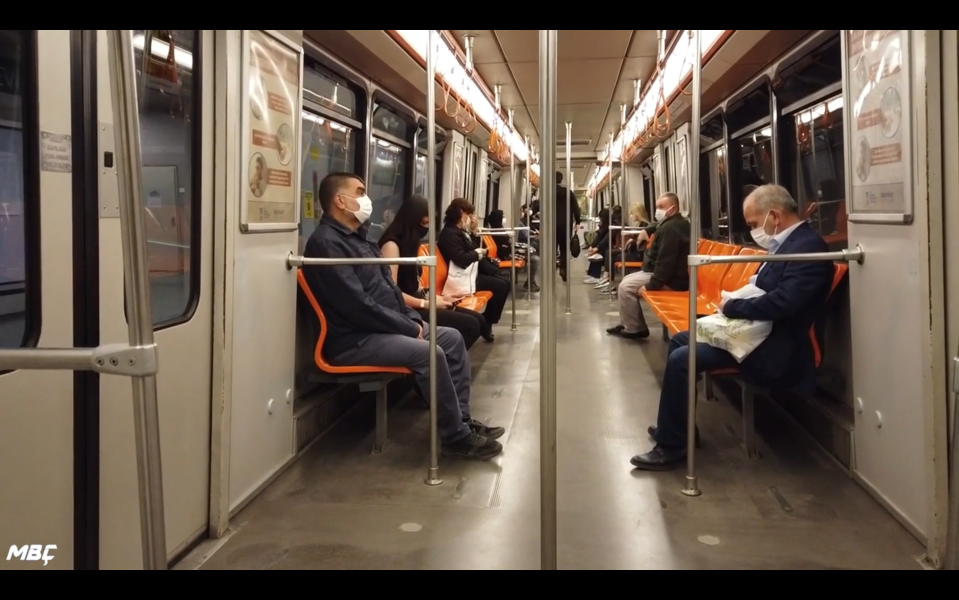
#> input picture data/reference/reference_image.png, 1917 x 1199 px, found by its file name (shown at 1/2 size)
$ python reference_setup.py
#> lines starting #> are read from the running program, lines starting #| are printed output that depends on the picture
import cv2

image_path = "data/reference/reference_image.png"
image = cv2.imread(image_path)
#> image is the input picture: shape (1199, 1917, 3); mean B, G, R 77.4, 90.6, 105.3
image = cv2.resize(image, (1200, 750))
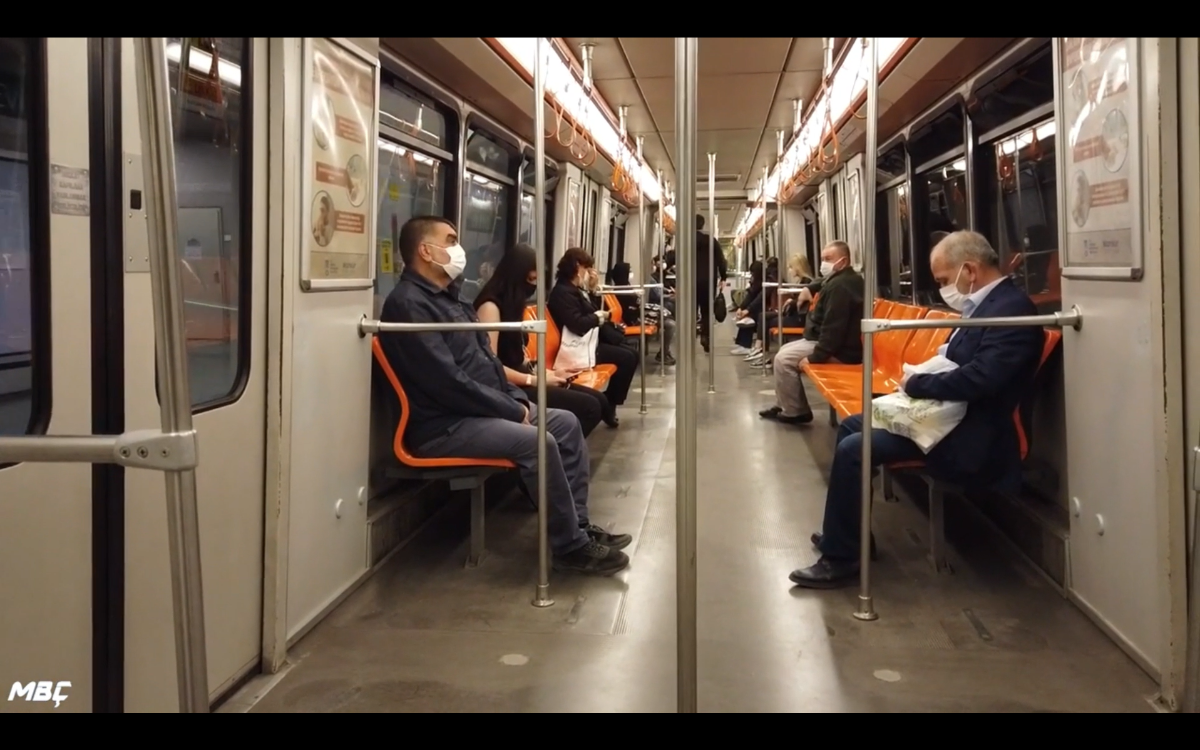
#> image: shape (750, 1200, 3); mean B, G, R 77.3, 90.5, 105.2

def get_coordinates(event, x, y, flags, param):
    if event == cv2.EVENT_LBUTTONDOWN:
        print(f"Selected point: X= {x}, Y={y}")
        cv2.circle(image, (x, y), 5, (0, 255, 0), -1) # Yeşil bir daire
        text = f" {x} , {y}"
        cv2.putText(image,text,(x,y),cv2.FONT_HERSHEY_SIMPLEX,1,(255,255,255),2)
        cv2.imshow("Reference Image", image)

if image is None:
    print("Resim yüklenemedi. Dosya yolunu kontrol edin.")
else:
    cv2.imshow("Reference Image", image)

# Pencereye fare geri arama fonksiyonunu ata
cv2.setMouseCallback("Reference Image", get_coordinates)
cv2.waitKey(0)  # Bir tuşa basılana kadar bekle

output_path = "outputs/images/reference_image.png"
cv2.imwrite(output_path, image)
print(f"İşaretlenen resim '{output_path}' yoluna kaydedildi.")
cv2.destroyAllWindows()
